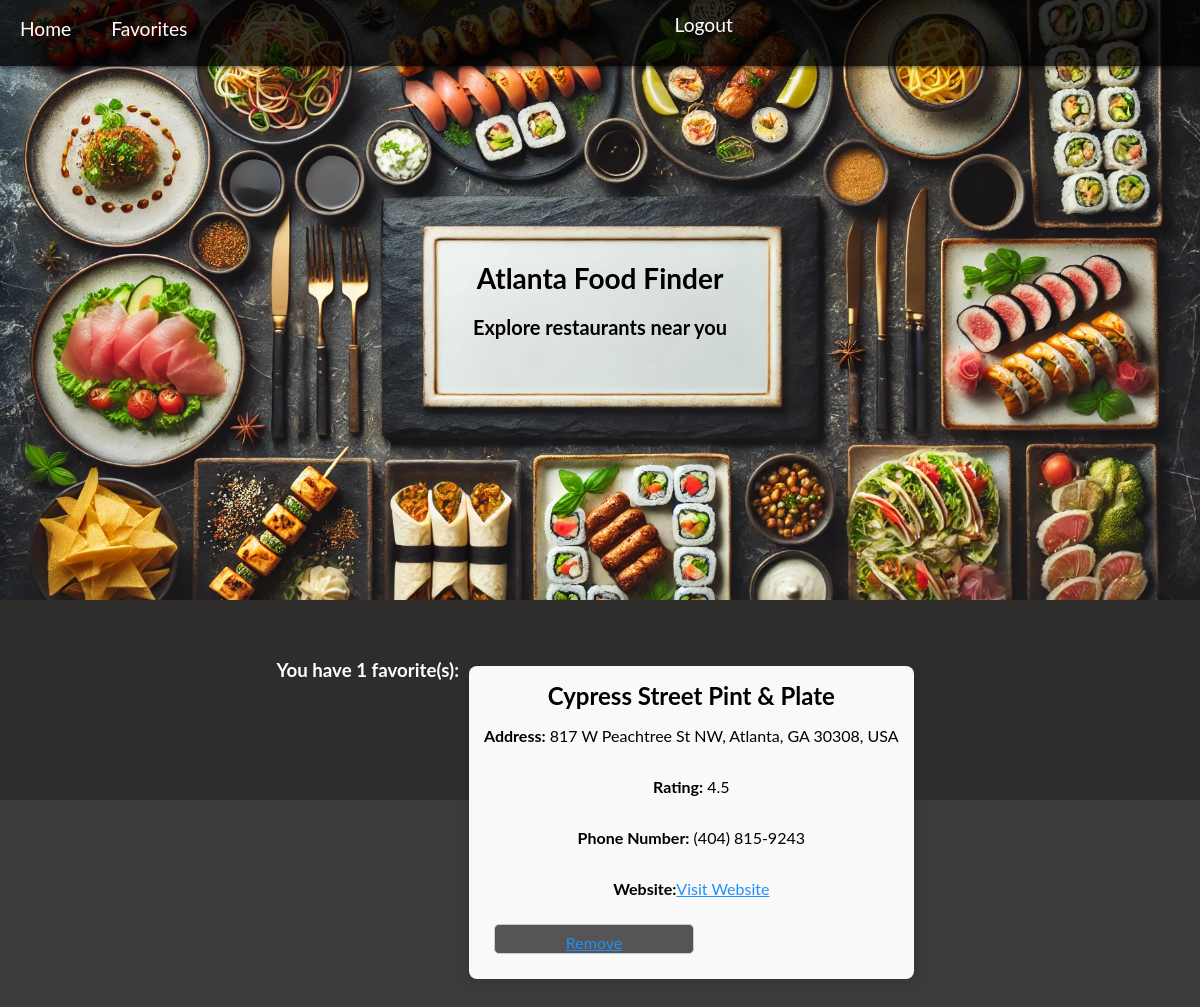
/favorites/ (signed in), run on the app's committed database.
### users/models.py (models this page shows, shortened)
class Favorite(models.Model):
    user = models.ForeignKey(settings.AUTH_USER_MODEL, on_delete=models.CASCADE)
    restaurant = models.ForeignKey(Locations, on_delete=models.CASCADE)
    added_at = models.DateTimeField(auto_now_add=True)
    place_id = models.CharField(max_length=255, default="Unknown Place ID")
    address = models.CharField(max_length=255, default="Unknown Address")
    website = models.URLField(blank=True, null=True)
    rating = models.FloatField(null=True, blank=True)
    phone_number = models.CharField(max_length=20, null=True, blank=True)
    cuisine_type = models.CharField(max_length=255, null=True, blank=True)

### AtlantaFoodFinder/models.py (models this page shows, shortened)
class Locations(models.Model):
    club = models.CharField(max_length=500,blank=True, null=True)
    name = models.CharField(max_length=500)
    zipcode = models.CharField(max_length=200,blank=True, null=True)
    city = models.CharField(max_length=200,blank=True, null=True)
    country = models.CharField(max_length=200,blank=True, null=True)
    address = models.CharField(max_length=200,blank=True, null=True)
    created_at = models.DateTimeField(auto_now_add=True,blank=True, null=True)
    edited_at = models.DateTimeField(auto_now=True)
    lat = models.CharField(max_length=200,blank=True, null=True)
    lng = models.CharField(max_length=200,blank=True, null=True)
    place_id = models.CharField(max_length=200,blank=True, null=True)

### users/views.py (the view)
# urls.py: path('favorites/', views.favorites, name='favorites'),
def favorites(request):
    if not request.user.is_authenticated:
        return render(request, 'users/favorites.html', {'message': "You must log in or sign up to view favorites."})
    user_favorites = Favorite.objects.filter(user=request.user)
    for fav in user_favorites:
        print(fav.restaurant.name, fav.restaurant.address)
    return render(request, 'users/favorites.html', {'favorites': user_favorites})

### users/templates/users/favorites.html (shortened to what this page needs)
{% load static %}
<link rel="stylesheet" href="{% static 'main.css' %}">
<!DOCTYPE html>
<html lang="en">
{% block content %}
<head>
    <link rel="stylesheet" href="{% static 'main.css' %}">
</head>
</head>
<body>
    <div>
        <div class="header-image">
            <div class="navbar">
                <a href="{% url 'home' %}">Home</a>
                <a href="{% url 'favorites' %}">Favorites</a>
                {% if user.is_authenticated %}
                <form method="post" action="{% url 'logout' %}">
                    <button type="submit" class="nav-link logout-button">Logout</button>
                </form>
                {% else %}
                <a href="{% url 'login' %}">Login</a>
                <a href="{% url 'signup' %}">Signup</a>
                {% endif %}
            </div>
                <h1>Atlanta Food Finder</h1>
                <h2>Explore restaurants near you</h2>
            </div>
        <div class="content">
            {% if user.is_authenticated %}
                <div class="place-details-container">
                    {% if favorites %}
                        <h3>You have {{ favorites|length }} favorite(s):</h3>
                        <ul class="favorites-list">
                            {% for favorite in favorites %}
                                <li class="place-details-card">
                                    <h3>{{ favorite.restaurant.name }}</h3>
                                    <p><strong>Address:</strong> {{ favorite.restaurant.address }}</p>
                                    <p><strong>Rating:</strong> {{ favorite.rating }}</p>
                                    <p><strong>Phone Number:</strong> {{ favorite.phone_number }}</p>
                                    <p><strong>Website:</strong><a href="{{ favorite.website }}" target="_blank">Visit Website</a></p>
                                    <button class="remove-button" data-place-id="{{ favorite.place_id }}">
                                        <a href="{% url 'remove_favorite' favorite.pk %}">Remove</a>
                                    </button>
                                </li>
                            {% endfor %}
                        </ul>
                    {% else %}
                        <p style="text-align: center; font-weight: bold; font-size: 24px; color: #ffffff;">
                            No favorites yet. Go add some!
                    {% endif %}
                </div>
            {% else %}
            <div style="font-size: 24px; font-weight: bold;">
                You need to login or signup to use favorites!
            </div>
            {% endif %}
        </div>
    </div>
{% endblock %}
</body>
</html>

### AtlantaFoodFinder/static/main.css (style rules this page uses)
.pageholder, form { display: flex; flex-direction: column; justify-content: center; align-items: center; width: 100%; }
form { width:100%; }
body, html { margin: 0; padding: 0; width: 100%; overflow-x: hidden; box-sizing: border-box; font-family: 'Lato', Arvo; background: #3c3b39; }
.place-details-container { display: flex; justify-content: space-between; max-width: 1200px; margin: 20px auto; min-height: 500px; height: auto; }
.place-details-card, .reviews-card { background-color: white; padding: 20px; margin: 10px; border-radius: 10px; box-shadow: 0 2px 10px rgba(0, 0, 0, 0.2); flex: 1; display: flex; flex-direction: column; height: auto; }
.header-image { background: url('/static/atlantaeats.jpg') no-repeat center center; background-size: cover; height: 75vh; color: white; position: relative; display: flex; flex-direction: column; justify-content: center; align-items: center; text-align: center; }
.navbar { width: 100%; background-color: rgba(0, 0, 0, 0.8); padding: 10px 0; position: fixed; top: 0; left: 0; display: flex; justify-content: flex-end; box-shadow: 0 2px 4px rgba(0,0,0,0.5); }
.navbar a { color: white; text-decoration: none; display: inline-block; font-size: 1.2em; line-height: 1.5em; padding: 5px 10px; margin: 0 10px; border-radius: 5px; }
.navbar form button { background: none; border: none; color: white; font-size: 1.2em; line-height: 1.5em; margin: 0 10px; cursor: pointer; vertical-align: middle; border-radius: 5px; }
.logout-button { background: none; border: none; color: white; cursor: pointer; font-size: 20px; padding: 0; text-decoration: none; }
h1, h2 { background-color: none; color: black; padding: 10px; border-radius: 5px; width: 100%; margin: 0; text-align: center; font-size: calc(16px + 1vw); }
h2 { font-size: calc(14px + 0.5vw); }
.content { background-color: #2e2d2c; color: white; padding: 20px; height: 20vh; text-align: center; display: flex; flex-wrap: wrap; justify-content: center; align-items: center; }
input[type="text"], select, button { font-family: 'Lato', Arvo; margin: 10px; padding: 8px; height: 30px; border-radius: 5px; border: 1px solid #ccc; background: white; color: #3c3b39; width: auto; max-width: 200px; font-size: 16px; }
button { cursor: pointer; background-color: #555; color: white; font-family: 'Lato', Arvo; }
.favorites-list { list-style-type: none; padding: 0; }
.favorites-list li { margin-bottom: 20px; padding: 15px; background-color: #f9f9f9; border-radius: 8px; box-shadow: 0 4px 10px rgba(0, 0, 0, 0.1); }
.favorites-list h3 { margin: 0; font-size: 1.5em; }

### users/templates/users/favorites.html (style rules this page uses)
.place-details-card h3 { color: black; }
.place-details-card p { color: black; }
a { color: dodgerblue; }

### data on the page
Favorite: restaurant.name "Cypress Street Pint & Plate", restaurant.address "817 W Peachtree St NW, Atlanta, GA 30308, USA", rating "4.5", phone_number "(404) 815-9243"

### other printed values
{{ favorites|length }} "1"
